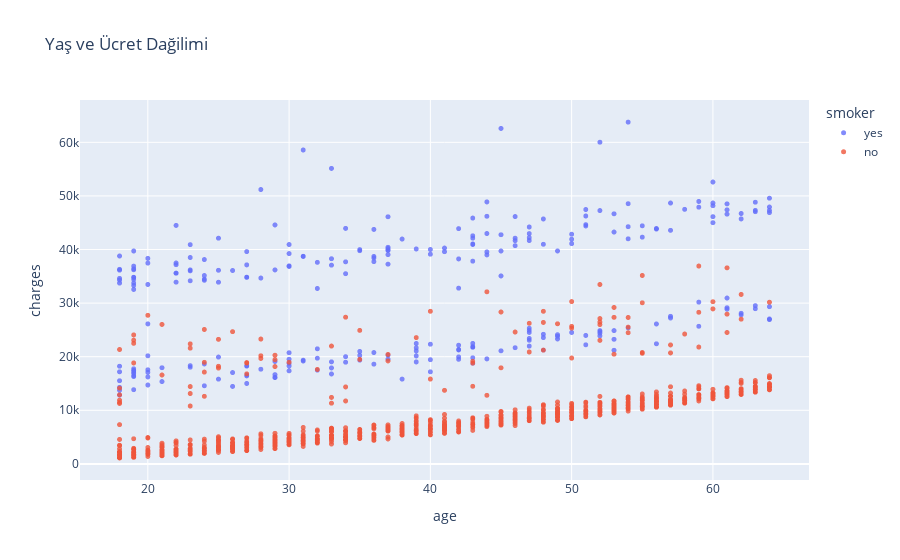

The cell this chart's notebook holds for it:
### Code cell
fig = px.scatter(
    medical_cf,
    x='age',
    y='charges',
    color='smoker',
    opacity=0.8,
    hover_data=['sex'],
    title = 'Yaş ve Ücret Dağilimi'
)
fig.update_traces(marker_size=5)
fig.show()

### Figure 1 — Plotly figure (JSON) as saved in the notebook; plotly's stock layout.template omitted (floating-point values rounded to 4 significant figures; data arrays with more than 128 entries replaced by an {"elided": "..."} marker saying what was removed)
{"data": [{"customdata": {"elided": "274x1 str values"}, "hovertemplate": "smoker=yes<br>age=%{x}<br>charges=%{y}<br>sex=%{customdata[0]}<extra></extra>", "legendgroup": "yes", "marker": {"color": "#636efa", "opacity": 0.8, "size": 5, "symbol": "circle"}, "mode": "markers", "name": "yes", "showlegend": true, "type": "scattergl", "x": {"elided": "274 int values"}, "xaxis": "x", "y": {"elided": "274 float values"}, "yaxis": "y"}, {"customdata": {"elided": "1064x1 str values"}, "hovertemplate": "smoker=no<br>age=%{x}<br>charges=%{y}<br>sex=%{customdata[0]}<extra></extra>", "legendgroup": "no", "marker": {"color": "#EF553B", "opacity": 0.8, "size": 5, "symbol": "circle"}, "mode": "markers", "name": "no", "showlegend": true, "type": "scattergl", "x": {"elided": "1064 int values"}, "xaxis": "x", "y": {"elided": "1064 float values"}, "yaxis": "y"}], "layout": {"legend": {"title": {"text": "smoker"}, "tracegroupgap": 0}, "title": {"text": "Yaş ve Ücret Dağilimi"}, "xaxis": {"anchor": "y", "domain": [0, 1], "title": {"text": "age"}}, "yaxis": {"anchor": "x", "domain": [0, 1], "title": {"text": "charges"}}}}
